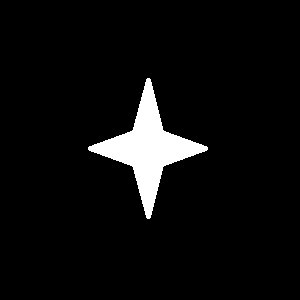
#> input picture Media Files/input_images/img_17.jpg, 300 x 300 px
$ python 13_4_contour_more_functions.py
#> lines starting #> are read from the running program, lines starting #| are printed output that depends on the picture; after the words box and inside, x2 and y2 are one past the last pixel; in counts of white or black regions, pixels touching at a corner belong together; long printed decimals are rounded
import re

import cv2
import numpy as np

img = cv2.imread('../../Media Files/input_images/img_17.jpg')
#> img is the input picture: shape (300, 300, 3); min 0, max 255, mean 13.3
img_gray = cv2.cvtColor(img, cv2.COLOR_BGR2GRAY)
ret, thresh = cv2.threshold(img_gray, 127, 255, 0)
#> thresh: shape (300, 300); 5.2% white; 1 white region
contours, hierarchy = cv2.findContours(thresh, 2, 1)
#> contours = 1 contour; box (x1, y1, x2, y2) and area: (88, 78, 208, 219) 4503
cnt = contours[0]
#> cnt = contour of 392 points, box (x1, y1, x2, y2) (88, 78, 208, 219), area 4503

# Convexity Defects
hull = cv2.convexHull(cnt, returnPoints=False)
#> hull = [390, 389, 294, 292, 197, 196, 194, 193, 98, 96, 1, 0]
# Remember we have to pass
# returnPoints = False
# while finding convex hull, in order to find convexity defects.
defects = cv2.convexityDefects(contour=cnt, convexhull=hull)
#> defects = [[1, 96, 51, 5774], [98, 193, 143, 5774], [197, 292, 247, 5868], [294, 389, 339, 5868]]
print("Defects\n", defects)
#| Defects
#|  [[[   1   96   51 5774]]
#|  [[  98  193  143 5774]]
#|  [[ 197  292  247 5868]]
#|  [[ 294  389  339 5868]]]
"""
It returns an array where each row contains these values -
[ start point, end point, farthest point, approximate distance to farthest point ].

We draw a line joining start point and end point, then draw a circle at the farthest point.
Remember first three values returned are indices of cnt. So we have to bring those values from cnt.
"""

for i in range(defects.shape[0]):
    s, e, f, d = defects[i, 0]
    start = tuple(cnt[s][0])
    end = tuple(cnt[e][0])
    far = tuple(cnt[f][0])
    cv2.line(img, start, end, [0, 255, 0], 2)
    cv2.circle(img, far, 5, [0, 0, 255], -1)
#> this loop made 4 passes
#> (s, e, f, d, start, end, far) on passes 1 to 4: (1, 96, 51, 5774, (146, 79), (88, 147), (133, 129)), (98, 193, 143, 5774, (88, 149), (146, 217), (133, 167)), (197, 292, 247, 5868, (150, 217), (207, 149), (162, 167)), (294, 389, 339, 5868, (207, 147), (150, 79), (162, 129))
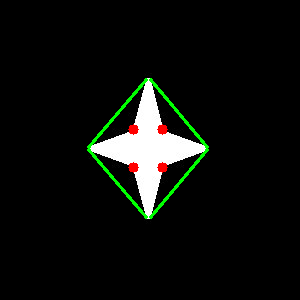
#> img: shape (300, 300, 3); 1.66% of pixels changed, all inside (x1, y1, x2, y2) = (87, 78, 209, 219)

cv2.imshow('Result', img)
cv2.waitKey(0)
cv2.destroyAllWindows()

# Point Polygon Test
"""
This function finds the shortest distance between a point in the image and a contour.
It returns the distance which is negative when point is outside the contour, positive
when point is inside and zero if point is on the contour.
"""
dist = cv2.pointPolygonTest(contour=cnt, pt=(50, 50), measureDist=True)
#> dist = -100.2
# If you don’t want to find the distance, make sure third argument is False,
# because, it is a time consuming process.
# So, making it False gives about 2-3X speedup.
print("Distance of point (50, 50) in contour :", dist)
#| Distance of point (50, 50) in contour : -100.245
if dist == 0:
    point = "On the contour"
elif dist == -1:
    point = "Outside the contour"
else:
    point = "Inside the contour"
print("Where is the point (50, 50)?: ", point)

# Match Shapes
"""
cv2.matchShapes() which enables us to compare two shapes, or two contours and returns a
metric showing the similarity.
The lower the result, the better match it is.
It is calculated based on the hu-moment values.

Hu-Moments are seven moments invariant to translation, rotation and scale.
Seventh one is skew-invariant. Those values can be found using cv2.HuMoments() function.
"""
img1 = cv2.imread('../../Media Files/input_images/img_17.jpg', 0)
img2 = cv2.imread('../../Media Files/input_images/img_13.jpg', 0)
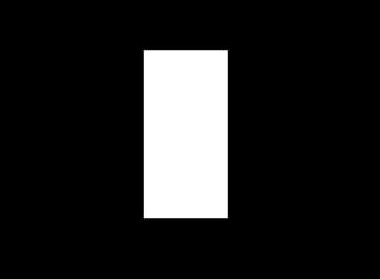
#> input picture Media Files/input_images/img_13.jpg, 380 x 279 px
#> img2 is the input picture: shape (279, 380); min 0, max 255, mean 34

_, thresh = cv2.threshold(img1, 127, 255, 0)
_, thresh2 = cv2.threshold(img2, 127, 255, 0)
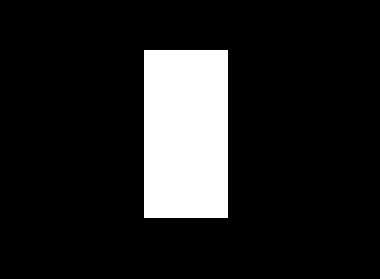
#> thresh2: shape (279, 380); 13.3% white; 1 white region
contours, _ = cv2.findContours(thresh, 2, 1)
cnt1 = contours[0]
#> cnt1 has the same summary as cnt
contours, _ = cv2.findContours(thresh2, 2, 1)
#> contours = 1 contour; box (x1, y1, x2, y2) and area: (144, 50, 228, 218) 13861
cnt2 = contours[0]
#> cnt2 = contour of 500 points, box (x1, y1, x2, y2) (144, 50, 228, 218), area 13861

ret = cv2.matchShapes(contour1=cnt1, contour2=cnt2, method=cv2.CONTOURS_MATCH_I1, parameter=0.0)
#> ret = 0.325
print("Shapes Matched?:", ret)
#| Shapes Matched?: 0.3255

[print(d, ":", getattr(cv2, d)) for d in [i for i in dir(cv2) if re.match('^(CONTOURS_MATCH_).*', i)]]
#| CONTOURS_MATCH_I1 : 1
#| CONTOURS_MATCH_I2 : 2
#| CONTOURS_MATCH_I3 : 3
